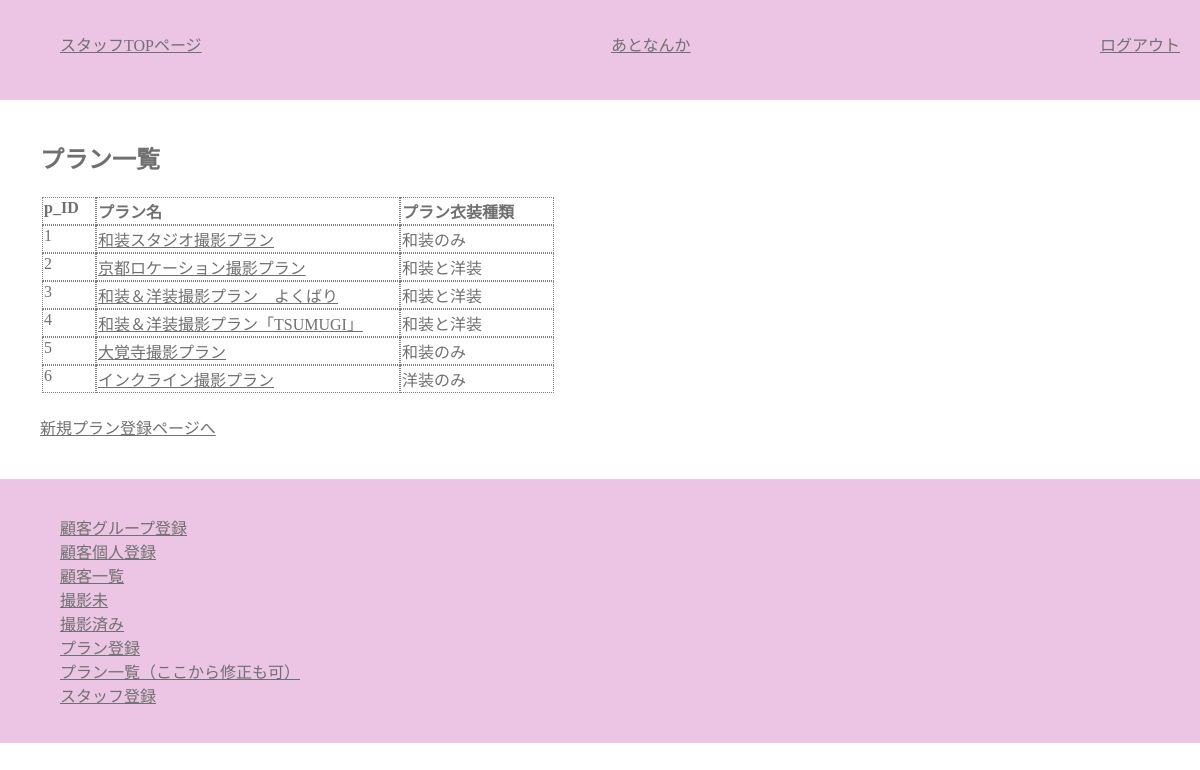
The app's page /staff/plan_list.php (signed in) with its own data.
### tables this page shows
CREATE TABLE `plans` (
  `p_id` int(11) NOT NULL,
  `p_name` varchar(32) NOT NULL,
  `p_wear` varchar(32) NOT NULL
);

### class/meeting.class.php (called while the page is built, shortened)
<?php
class Meeting{
	private $pdo;
	public function __construct(){
		$host  = "localhost";
		$dbname= "meeting_app";
		$dbuser= "root";
		$dbpass= "";
		$dsn = "mysql:host={$host};dbname={$dbname};charset=utf8";
		$this->pdo = new PDO($dsn,$dbuser,$dbpass);
	}
	public function getPlan() {
		$sql="SELECT p_id,p_name,p_wear FROM plans";
		$rs = $this->pdo->query($sql);
		return $rs;
	}
}
?>

### staff/plan_list.php (the view, shortened to what this page needs)
<?php
require_once("../class/meeting.class.php");
function h($str) {
	return htmlspecialchars($str,ENT_QUOTES);
}
$obj =new Meeting();
$rows =$obj->getPlan();
?>
<?php require_once("header_for_staff.php"); ?>
		<main>
			<section>
			<h1>プラン一覧</h1>
					<table class="list">
					<tr>
						<th class="list_id_num">p_ID</th><th class="list_p_name">プラン名</th><th class="list_p_wear">プラン衣装種類</th>
					</tr>
					<?php while($row=$rows->fetch(PDO::FETCH_ASSOC)): ?>
					<tr>
						<td class="list_id_num"><?php echo h($row["p_id"]);?></td>
						<td class="list_p_name"><a href="plan_update.php?p_id=<?php echo $row["p_id"];?>"><?php echo h($row["p_name"]); ?></a></td>
						<td class="list_p_wear"><?php
							if($row["p_wear"]=='kimono') {
								echo "和装のみ";
							}else if($row["p_wear"]=='dress') {
								echo "洋装のみ";
							}else {
								echo "和装と洋装";
							}
							; ?></td>
					</tr>
					<?php endwhile; ?>
					</table>
				<p><a href="plan_add.php">新規プラン登録ページへ</a></p>
			</section>
		</main>
<?php include("footer_for_staffpage.php"); ?>

### css/style.css (style rules this page uses)
body { color: #707070; margin:auto; font-family: 'Noto Serif JP', serif; }
main { padding:20px; }
a { color:#707070; }
section { margin:20px; }
table { margin-bottom:20px; }
table tr { display:flex; flex-direction:column; }
table tr th { text-align:left; }
table { width:100%; }
table.row3 td,th { width:33%; }
table.row2 td,th { width:200px; }
table.list tr { display:flex; flex-direction:row; //border:dotted 1px gray; }
table.list th,table.list td { border:dotted 1px gray; //width:200px; }
.list_id_num { width:50px; }
.list_p_name { width:300px; }
.list_p_wear,.list_r_day,.list_c_name { width:150px; }

### records on screen
plans: p_id "1", p_name "和装スタジオ撮影プラン", p_wear "和装のみ"
plans: p_id "2", p_name "京都ロケーション撮影プラン", p_wear "和装と洋装"
plans: p_id "3", p_name "和装＆洋装撮影プラン よくばり", p_wear "和装と洋装"
plans: p_id "4", p_name "和装＆洋装撮影プラン「TSUMUGI」", p_wear "和装と洋装"
plans: p_id "5", p_name "大覚寺撮影プラン", p_wear "和装のみ"
plans: p_id "6", p_name "インクライン撮影プラン", p_wear "洋装のみ"
